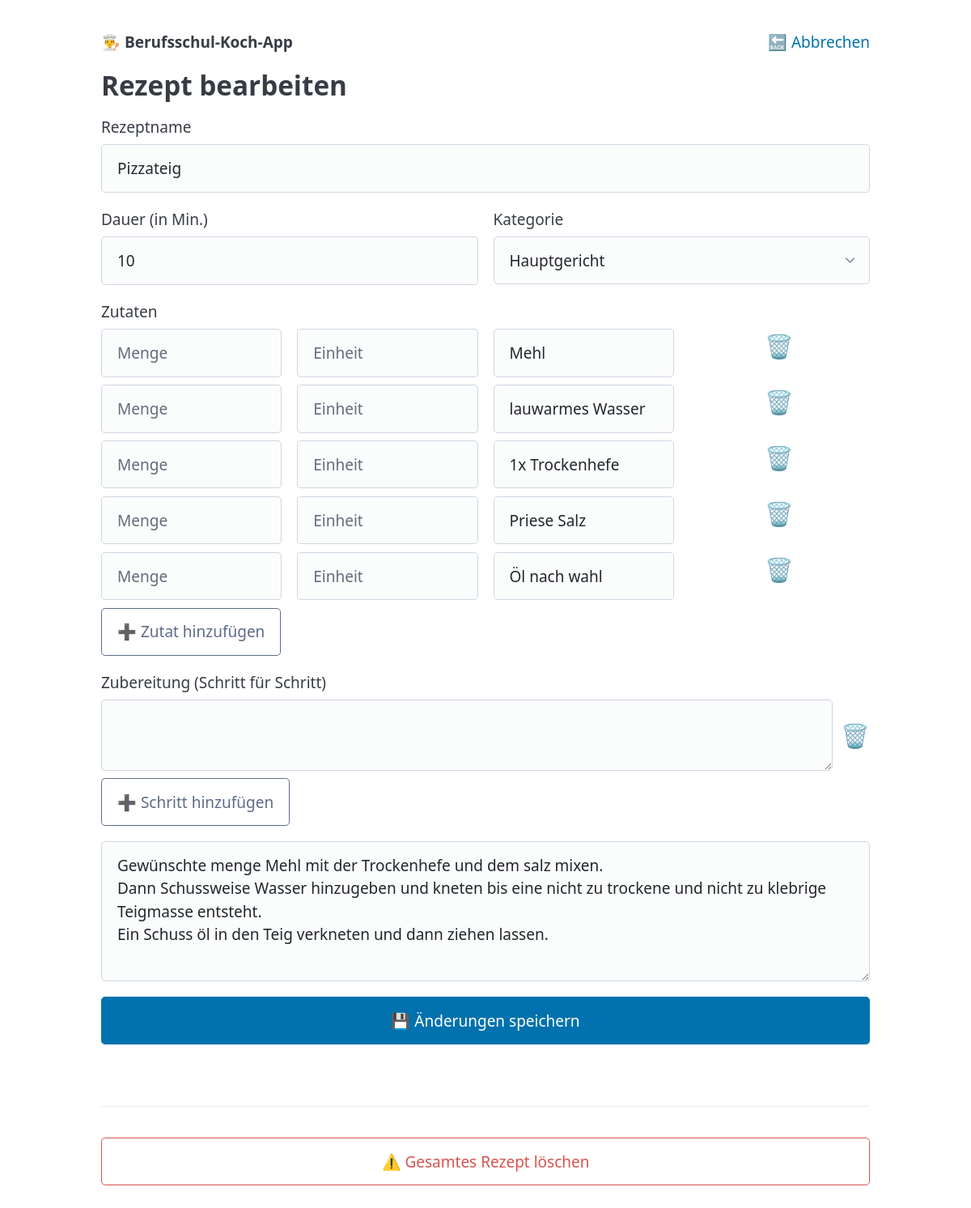
Page /bearbeiten/1 on the committed database.
### tables this page shows
CREATE TABLE rezepte (
            id INTEGER PRIMARY KEY AUTOINCREMENT,
            titel TEXT NOT NULL,
            dauer INTEGER,
            kategorie TEXT,
            zutaten TEXT,
            anleitung TEXT
        );

### app.py (the view)
@app.route('/bearbeiten/<int:id>')
def bearbeiten(id):
    conn = get_db_connection()
    rezept = conn.execute('SELECT * FROM rezepte WHERE id = ?', (id,)).fetchone()
    conn.close()
    return render_template('bearbeiten.html', rezept=rezept)

### app.py (called while the page is built)
def get_db_connection():
    conn = sqlite3.connect(DB_PATH)
    conn.row_factory = sqlite3.Row
    return conn

### templates/bearbeiten.html (shortened to what this page needs)
<!DOCTYPE html>
<html lang="de">
<head>
    <link rel="stylesheet" href="https://cdn.jsdelivr.net/npm/@picocss/pico@2/css/pico.min.css">
</head>
<body>
    <main class="container">
        <nav>
            <ul>
                <li><strong>👨‍🍳 Berufsschul-Koch-App</strong></li>
            </ul>
            <ul>
                <li><a href="/" class="outline">🔙 Abbrechen</a></li>
            </ul>
        </nav>
        <h2>Rezept bearbeiten</h2>
        <form action="/aktualisieren/{{ rezept['id'] }}" method="POST">
            <label for="titel">Rezeptname</label>
            <input type="text" id="titel" name="titel" value="{{ rezept['titel'] }}" required>
            <div class="grid">
                <div>
                    <label for="dauer">Dauer (in Min.)</label>
                    <input type="number" id="dauer" name="dauer" value="{{ rezept['dauer'] }}" required>
                </div>
                <div>
                    <label for="kategorie">Kategorie</label>
                    <select id="kategorie" name="kategorie">
                        <option value="hauptgericht" {% if rezept['kategorie'] == 'hauptgericht' %}selected{% endif %}>Hauptgericht</option>
                    </select>
                </div>
            </div>
            <label>Zutaten</label>
            <div id="zutaten-container">
                {% if rezept['zutaten'] %}
                    {% for zeile in rezept['zutaten'].split('\n') %}
                        {% if zeile.strip() %}
                            {% set zutat_daten = zeile.split('|') %}
                            <div class="grid zutaten-zeile" style="margin-bottom: 0.5rem;">
                                {% if zutat_daten|length == 3 %}
                                    <input type="number" name="zutaten_menge[]" value="{{ zutat_daten[0] }}" placeholder="Menge" style="margin-bottom:0;">
                                    <input type="text" name="zutaten_einheit[]" value="{{ zutat_daten[1] }}" placeholder="Einheit" style="margin-bottom:0;">
                                    <input type="text" name="zutaten_name[]" value="{{ zutat_daten[2] }}" placeholder="Zutat" required style="margin-bottom:0;">
                                    <a href="#" onclick="removeZeile(this); return false;" style="text-align: center; font-size: 1.5rem; text-decoration: none;" title="Zeile entfernen">🗑️</a>
                                {% endif %}
                            </div>
                        {% endif %}
                    {% endfor %}
                {% endif %}
            </div>
            <button type="button" class="secondary outline" onclick="addZutatZeile()">➕ Zutat hinzufügen</button>
            <label>Zubereitung (Schritt für Schritt)</label>
            <div id="schritte-container">
                {% if rezept['anleitung'] %}
                    {% if '|||' in rezept['anleitung'] %}
                        {% for schritt in rezept['anleitung'].split('|||') %}
                            {% if schritt.strip() %}
                            <div class="schritt-zeile" style="margin-bottom: 0.5rem; display: flex; gap: 10px; align-items: center;">
                                <textarea name="anleitung_schritt[]" rows="2" required style="margin-bottom:0; flex-grow: 1;">{{ schritt }}</textarea>
                                <a href="#" onclick="removeZeile(this); return false;" style="font-size: 1.5rem; text-decoration: none;" title="Schritt entfernen">🗑️</a>
                            </div>
                            {% endif %}
                        {% endfor %}
                    {% else %}
                        <div class="schritt-zeile" style="margin-bottom: 0.5rem; display: flex; gap: 10px; align-items: center;">
                            <textarea name="anleitung_schritt[]" rows="2" required style="margin-bottom:0; flex-grow: 1;">{{ schritt }}</textarea>
                            <a href="#" onclick="removeZeile(this); return false;" style="font-size: 1.5rem; text-decoration: none;" title="Schritt entfernen">🗑️</a>
                        </div>
                    {% endif %}
                {% endif %}
            </div>
            <button type="button" class="secondary outline" onclick="addSchrittZeile()">➕ Schritt hinzufügen</button>
            <textarea id="anleitung" name="anleitung" rows="5" required>{{ rezept['anleitung'] }}</textarea>
           <button type="submit">💾 Änderungen speichern</button>
        </form>
        <hr style="margin-top: 3rem; margin-bottom: 2rem;">
        <form action="/loeschen/{{ rezept['id'] }}" method="POST" onsubmit="return confirm('Möchtest du dieses Rezept wirklich unwiderruflich löschen?');">
            <button type="submit" class="secondary outline" style="color: #d9534f; border-color: #d9534f;">⚠️ Gesamtes Rezept löschen</button>
        </form>
    </main>
</body>
</html>

### rows in the picture
rezepte: titel "Pizzateig", dauer "10", kategorie "Hauptgericht", anleitung "Gewünschte menge Mehl mit der Trockenhefe und dem salz mixen. Dann Schussweise Wasser hinzugeben und kneten bis eine nicht zu trockene und nicht zu klebrige Teigmasse entsteht. Ein Schuss öl in den Teig verkneten und dann ziehen lassen."
